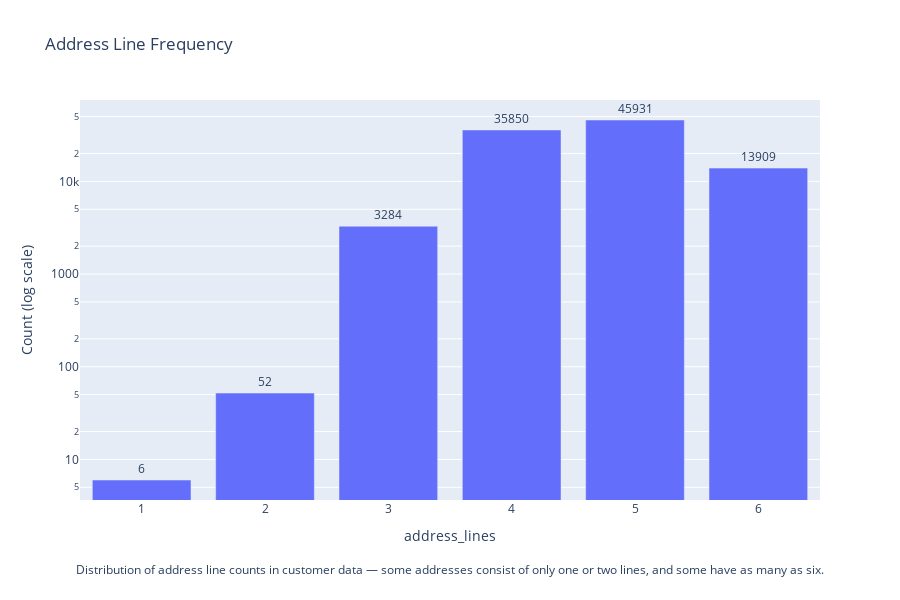

Notebook code cell kept with this figure:
### Code cell
# split address into lines/parts
addresses_df = addresses_df.with_columns([
    pl.col("address_clean").str.split(by=",\n").alias("address_split")
])

# count the number of lines in the address
addresses_df = addresses_df.with_columns([
    pl.col("address_split").list.len().alias("address_lines")
])
addresses_df.head(10)


"""
Some addresses consist of only one or two lines, and some have as many as six.
"""
_ = addresses_df.group_by("address_lines").agg(
    pl.len().alias("count")
).sort("address_lines")

customer_spending_fig = px.bar(_, x="address_lines", y="count", title="Address Line Frequency", text="count")
customer_spending_fig.update_layout(
    height=600,  # Set a taller height to accommodate all elements
    autosize=True,  # Enable autosize for responsive behavior
    yaxis=dict(
        type='log',  # Apply log scale to y-axis
        title='Count (log scale)'  # Update y-axis title to indicate log scale
    ),
    annotations=[
        dict(
            text="Distribution of address line counts in customer data — some addresses consist of only one or two lines, and some have as many as six.",
            showarrow=False,
            xref="paper",
            yref="paper",
            x=0.5,
            y=-0.2,
            font=dict(size=12)
        )
    ],
    margin=dict(b=100)  # Add bottom margin to ensure annotation is visible
)
customer_spending_fig.update_traces(textposition='outside')
customer_spending_fig.show()

### Figure 1 — Plotly figure (JSON) as saved in the notebook; plotly's stock layout.template omitted (floating-point values rounded to 4 significant figures)
{"data": [{"alignmentgroup": "True", "hovertemplate": "address_lines=%{x}<br>count=%{text}<extra></extra>", "legendgroup": "", "marker": {"color": "#636efa", "pattern": {"shape": ""}}, "name": "", "offsetgroup": "", "orientation": "v", "showlegend": false, "text": [6, 52, 3284, 35850, 45931, 13909], "textposition": "outside", "type": "bar", "x": [1, 2, 3, 4, 5, 6], "xaxis": "x", "y": [6, 52, 3284, 35850, 45931, 13909], "yaxis": "y"}], "layout": {"annotations": [{"font": {"size": 12}, "showarrow": false, "text": "Distribution of address line counts in customer data — some addresses consist of only one or two lines, and some have as many as six.", "x": 0.5, "xref": "paper", "y": -0.2, "yref": "paper"}], "autosize": true, "barmode": "relative", "height": 600, "legend": {"tracegroupgap": 0}, "margin": {"b": 100}, "title": {"text": "Address Line Frequency"}, "xaxis": {"anchor": "y", "domain": [0, 1], "title": {"text": "address_lines"}}, "yaxis": {"anchor": "x", "domain": [0, 1], "title": {"text": "Count (log scale)"}, "type": "log"}}}
